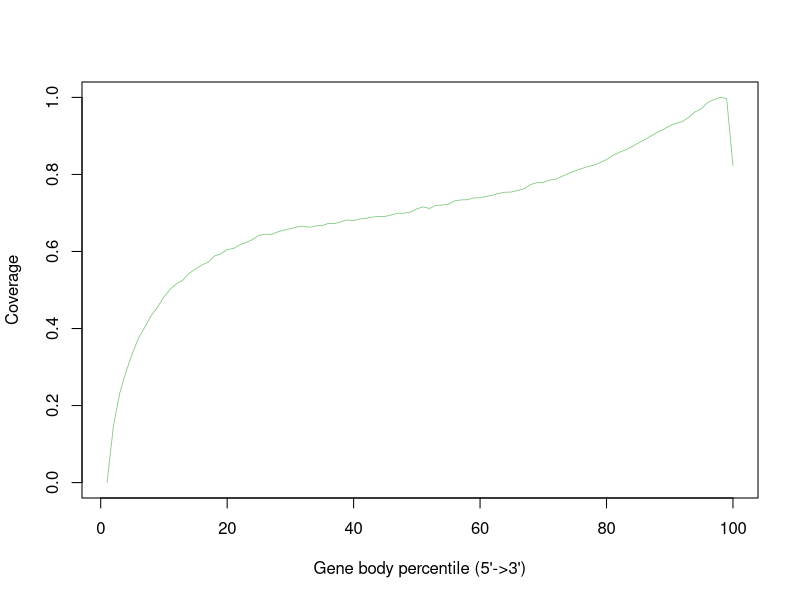

This figure's R source:
H9_FT_2_sorted <- c(0.0,0.14540130195543396,0.23172854694632333,0.28757828092144155,0.3351886418247105,0.3757004210410781,0.40427848869802374,0.433975257150439,0.4557402535694016,0.4822819578931135,0.5019329960466181,0.5164289381164785,0.52557291388074,0.5436650371962457,0.554592029187365,0.5650617181893774,0.5723502233719826,0.5883157453802533,0.5937551015020907,0.604857081527474,0.6078962742623097,0.6170112821781043,0.6234793095231975,0.6307967825542695,0.6417283593847145,0.644963032996255,0.6441404016736053,0.6507024876921378,0.6557008656315582,0.6592220222336921,0.6635694224561263,0.6656114126376234,0.6628916998430735,0.6664560650824889,0.6672236088659678,0.6727345162681909,0.6723491118957824,0.6774544694194691,0.6818910656069668,0.6801088135199965,0.6845245695287411,0.685978866669399,0.6893984621337426,0.6910388620706662,0.6910684551244958,0.694934725086782,0.6994448176380158,0.6992081426746425,0.7021113185094826,0.7106591262268787,0.7158604180400924,0.7115867225831818,0.719825123113356,0.7203932263861671,0.7230561844272458,0.7315104197420402,0.7339796335879771,0.7343191895671286,0.7391281302816828,0.7392691488245792,0.7432180153619904,0.7462726298291036,0.7509998075756829,0.7538758911781439,0.754380570840283,0.7586837898837604,0.7629393543851557,0.7737867368934379,0.7785760183727016,0.7794642962584237,0.7850384188695314,0.7880840025925182,0.7953487499713447,0.8023384069906295,0.8089493979619694,0.8146963551222033,0.8205748832776322,0.824013443304641,0.8308887572098335,0.8387466855432375,0.8490222830137955,0.8575407060791496,0.8637321147849258,0.8717177934140867,0.8812522446609199,0.8901553774260573,0.8994849002484844,0.9090311609299444,0.9168522716142177,0.9263918634384767,0.932732418356863,0.9372680053934382,0.9482665486649434,0.9624852468901244,0.970584921297065,0.9868338002691162,0.9942448457027899,1.0,0.9969669203842652,0.8227623379068263)


pdf("/users/sparthib/retina_lrs/plots/gene_body_percentile/H9-FT_2.geneBodyCoverage.curves.pdf")
x=1:100
icolor = colorRampPalette(c("#7fc97f","#beaed4","#fdc086","#ffff99","#386cb0","#f0027f"))(1)
plot(x,H9_FT_2_sorted,type='l',xlab="Gene body percentile (5'->3')", ylab="Coverage",lwd=0.8,col=icolor[1])
dev.off()
